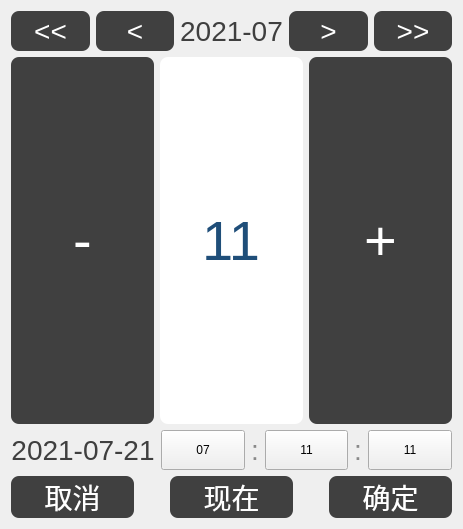
<?xml version="1.0" encoding="UTF-8"?>
<ui version="4.0">
 <class>CalendarWidget</class>
 <widget class="QWidget" name="CalendarWidget">
  <property name="geometry">
   <rect>
    <x>0</x>
    <y>0</y>
    <width>463</width>
    <height>529</height>
   </rect>
  </property>
  <property name="windowTitle">
   <string>Form</string>
  </property>
  <layout class="QVBoxLayout" name="verticalLayout" stretch="0,0,0,0">
   <item>
    <layout class="QHBoxLayout" name="horizontalLayout_3">
     <item>
      <widget class="QPushButton" name="Calendar_btn_YSubtract">
       <property name="sizePolicy">
        <sizepolicy hsizetype="Minimum" vsizetype="Minimum">
         <horstretch>0</horstretch>
         <verstretch>0</verstretch>
        </sizepolicy>
       </property>
       <property name="minimumSize">
        <size>
         <width>0</width>
         <height>35</height>
        </size>
       </property>
       <property name="maximumSize">
        <size>
         <width>16777215</width>
         <height>70</height>
        </size>
       </property>
       <property name="styleSheet">
        <string notr="true">QPushButton
{ 
	background-color:rgb(64,64,64);
	font-size:28px; 
	border-radius:8px;
	color:rgb(255,255,255);
}
QPushButton:pressed
{
	background-color:rgb(31, 78, 121);
	color:rgb(255,255,255);
	font-size:28px;
	border-radius:8px;
	/*border: 2px solid #1B72BF;    */
}
</string>
       </property>
       <property name="text">
        <string notr="true">&lt;&lt;</string>
       </property>
      </widget>
     </item>
     <item>
      <widget class="QPushButton" name="Calendar_btn_MSubtract">
       <property name="sizePolicy">
        <sizepolicy hsizetype="Minimum" vsizetype="Minimum">
         <horstretch>0</horstretch>
         <verstretch>0</verstretch>
        </sizepolicy>
       </property>
       <property name="minimumSize">
        <size>
         <width>0</width>
         <height>35</height>
        </size>
       </property>
       <property name="maximumSize">
        <size>
         <width>16777215</width>
         <height>70</height>
        </size>
       </property>
       <property name="styleSheet">
        <string notr="true">QPushButton
{ 
	background-color:rgb(64,64,64);
	font-size:28px; 
	border-radius:8px;
	color:rgb(255,255,255);
}
QPushButton:pressed
{
	background-color:rgb(31, 78, 121);
	color:rgb(255,255,255);
	font-size:28px;
	border-radius:8px;
	/*border: 2px solid #1B72BF;    */
}
</string>
       </property>
       <property name="text">
        <string notr="true">&lt;</string>
       </property>
      </widget>
     </item>
     <item>
      <widget class="QLabel" name="Calendar_lab_Now">
       <property name="styleSheet">
        <string notr="true">QLabel
{
	color: rgb(63, 63, 63);
	background-color: transparent;
	font-size:28px;
}</string>
       </property>
       <property name="text">
        <string notr="true">2021-07</string>
       </property>
       <property name="alignment">
        <set>Qt::AlignCenter</set>
       </property>
      </widget>
     </item>
     <item>
      <widget class="QPushButton" name="Calendar_btn_MAdd">
       <property name="sizePolicy">
        <sizepolicy hsizetype="Minimum" vsizetype="Minimum">
         <horstretch>0</horstretch>
         <verstretch>0</verstretch>
        </sizepolicy>
       </property>
       <property name="minimumSize">
        <size>
         <width>0</width>
         <height>40</height>
        </size>
       </property>
       <property name="maximumSize">
        <size>
         <width>16777215</width>
         <height>70</height>
        </size>
       </property>
       <property name="styleSheet">
        <string notr="true">QPushButton
{ 
	background-color:rgb(64,64,64);
	font-size:28px; 
	border-radius:8px;
	color:rgb(255,255,255);
}
QPushButton:pressed
{
	background-color:rgb(31, 78, 121);
	color:rgb(255,255,255);
	font-size:28px;
	border-radius:8px;
	/*border: 2px solid #1B72BF;    */
}
</string>
       </property>
       <property name="text">
        <string notr="true">&gt;</string>
       </property>
      </widget>
     </item>
     <item>
      <widget class="QPushButton" name="Calendar_btn_YAdd">
       <property name="sizePolicy">
        <sizepolicy hsizetype="Minimum" vsizetype="Minimum">
         <horstretch>0</horstretch>
         <verstretch>0</verstretch>
        </sizepolicy>
       </property>
       <property name="minimumSize">
        <size>
         <width>0</width>
         <height>35</height>
        </size>
       </property>
       <property name="maximumSize">
        <size>
         <width>16777215</width>
         <height>70</height>
        </size>
       </property>
       <property name="styleSheet">
        <string notr="true">QPushButton
{ 
	background-color:rgb(64,64,64);
	font-size:28px; 
	border-radius:8px;
	color:rgb(255,255,255);
}
QPushButton:pressed
{
	background-color:rgb(31, 78, 121);
	color:rgb(255,255,255);
	font-size:28px;
	border-radius:8px;
	/*border: 2px solid #1B72BF;    */
}
</string>
       </property>
       <property name="text">
        <string notr="true">&gt;&gt;</string>
       </property>
      </widget>
     </item>
    </layout>
   </item>
   <item>
    <layout class="QHBoxLayout" name="Calendar_layout_btn" stretch="1,1,1">
     <item>
      <widget class="QPushButton" name="Calendar_btn_subtract">
       <property name="sizePolicy">
        <sizepolicy hsizetype="Minimum" vsizetype="Minimum">
         <horstretch>0</horstretch>
         <verstretch>0</verstretch>
        </sizepolicy>
       </property>
       <property name="minimumSize">
        <size>
         <width>0</width>
         <height>35</height>
        </size>
       </property>
       <property name="maximumSize">
        <size>
         <width>16777215</width>
         <height>16777215</height>
        </size>
       </property>
       <property name="styleSheet">
        <string notr="true">QPushButton
{ 
	background-color:rgb(64,64,64);
	font-size:56px; 
	border-radius:8px;
	color:rgb(255,255,255);
}
QPushButton:pressed
{
	background-color:rgb(31, 78, 121);
	color:rgb(255,255,255);
	font-size:56px;
	border-radius:8px;
	/*border: 2px solid #1B72BF;    */
}
</string>
       </property>
       <property name="text">
        <string notr="true">-</string>
       </property>
      </widget>
     </item>
     <item>
      <widget class="QLineEdit" name="Calendar_Edit_num">
       <property name="sizePolicy">
        <sizepolicy hsizetype="Expanding" vsizetype="Expanding">
         <horstretch>0</horstretch>
         <verstretch>0</verstretch>
        </sizepolicy>
       </property>
       <property name="maximumSize">
        <size>
         <width>16777215</width>
         <height>16777215</height>
        </size>
       </property>
       <property name="styleSheet">
        <string notr="true">QLineEdit
{
	font-size:56px;
	color:rgb(31, 78, 121);
	background:white;
	border-style:outset;
	border-radius:8px;
}
</string>
       </property>
       <property name="text">
        <string notr="true">11</string>
       </property>
       <property name="alignment">
        <set>Qt::AlignCenter</set>
       </property>
      </widget>
     </item>
     <item>
      <widget class="QPushButton" name="Calendar_btn_add">
       <property name="sizePolicy">
        <sizepolicy hsizetype="Minimum" vsizetype="Minimum">
         <horstretch>0</horstretch>
         <verstretch>0</verstretch>
        </sizepolicy>
       </property>
       <property name="minimumSize">
        <size>
         <width>0</width>
         <height>35</height>
        </size>
       </property>
       <property name="maximumSize">
        <size>
         <width>16777215</width>
         <height>16777215</height>
        </size>
       </property>
       <property name="styleSheet">
        <string notr="true">QPushButton
{ 
	background-color:rgb(64,64,64);
	font-size:56px; 
	border-radius:8px;
	color:rgb(255,255,255);
}
QPushButton:pressed
{
	background-color:rgb(31, 78, 121);
	color:rgb(255,255,255);
	font-size:56px;
	border-radius:8px;
	/*border: 2px solid #1B72BF;    */
}
</string>
       </property>
       <property name="text">
        <string notr="true">+</string>
       </property>
      </widget>
     </item>
    </layout>
   </item>
   <item>
    <layout class="QHBoxLayout" name="horizontalLayout_2">
     <item>
      <widget class="QLabel" name="Calendar_lab_ntime">
       <property name="styleSheet">
        <string notr="true">QLabel
{
	color: rgb(63, 63, 63);
	background-color: transparent;
	font-size:28px;
}</string>
       </property>
       <property name="text">
        <string notr="true">2021-07-21</string>
       </property>
       <property name="alignment">
        <set>Qt::AlignCenter</set>
       </property>
      </widget>
     </item>
     <item>
      <widget class="QPushButton" name="Calendar_btn_Hour">
       <property name="sizePolicy">
        <sizepolicy hsizetype="Minimum" vsizetype="Minimum">
         <horstretch>0</horstretch>
         <verstretch>0</verstretch>
        </sizepolicy>
       </property>
       <property name="minimumSize">
        <size>
         <width>0</width>
         <height>40</height>
        </size>
       </property>
       <property name="maximumSize">
        <size>
         <width>16777215</width>
         <height>70</height>
        </size>
       </property>
       <property name="styleSheet">
        <string notr="true">QPushButton
{ 
	background-color:rgb(255,255,255);
	font-size:28px; 
	border-radius:8px;
	color:rgb(31, 78, 121);
	border: 2px solid #1f4e79;    
}
QPushButton:hover
{
	background-color:rgb(31, 78, 121);
	font-size:28px;
	border-radius:8px;
	color:white;
	border: 0px solid #1f4e79;    
}

QPushButton:checked{
	background-color:rgb(31, 78, 121);
	font-size:28px;
	border-radius:8px;
	color:white;
	border: 0px solid #1f4e79;    
};

</string>
       </property>
       <property name="text">
        <string notr="true">07</string>
       </property>
      </widget>
     </item>
     <item>
      <widget class="QLabel" name="label_17">
       <property name="sizePolicy">
        <sizepolicy hsizetype="Fixed" vsizetype="Preferred">
         <horstretch>0</horstretch>
         <verstretch>0</verstretch>
        </sizepolicy>
       </property>
       <property name="styleSheet">
        <string notr="true">QLabel
{
	color: rgb(137, 137, 137);
	background-color: transparent;
	font-size:28px;
}</string>
       </property>
       <property name="text">
        <string notr="true">:</string>
       </property>
       <property name="alignment">
        <set>Qt::AlignCenter</set>
       </property>
      </widget>
     </item>
     <item>
      <widget class="QPushButton" name="Calendar_btn_Minute">
       <property name="sizePolicy">
        <sizepolicy hsizetype="Minimum" vsizetype="Minimum">
         <horstretch>0</horstretch>
         <verstretch>0</verstretch>
        </sizepolicy>
       </property>
       <property name="minimumSize">
        <size>
         <width>0</width>
         <height>40</height>
        </size>
       </property>
       <property name="maximumSize">
        <size>
         <width>16777215</width>
         <height>70</height>
        </size>
       </property>
       <property name="styleSheet">
        <string notr="true">QPushButton
{ 
	background-color:rgb(255,255,255);
	font-size:28px; 
	border-radius:8px;
	color:rgb(31, 78, 121);
	border: 2px solid #1f4e79;    
}
QPushButton:hover
{
	background-color:rgb(31, 78, 121);
	font-size:28px;
	border-radius:8px;
	color:white;
	border: 0px solid #1f4e79;    
}

QPushButton:checked{
	background-color:rgb(31, 78, 121);
	font-size:28px;
	border-radius:8px;
	color:white;
	border: 0px solid #1f4e79;    
};

</string>
       </property>
       <property name="text">
        <string notr="true">11</string>
       </property>
      </widget>
     </item>
     <item>
      <widget class="QLabel" name="label_18">
       <property name="sizePolicy">
        <sizepolicy hsizetype="Fixed" vsizetype="Minimum">
         <horstretch>0</horstretch>
         <verstretch>0</verstretch>
        </sizepolicy>
       </property>
       <property name="styleSheet">
        <string notr="true">QLabel
{
	color: rgb(137, 137, 137);
	background-color: transparent;
	font-size:28px;
}</string>
       </property>
       <property name="text">
        <string notr="true">:</string>
       </property>
       <property name="alignment">
        <set>Qt::AlignCenter</set>
       </property>
      </widget>
     </item>
     <item>
      <widget class="QPushButton" name="Calendar_btn_Second">
       <property name="sizePolicy">
        <sizepolicy hsizetype="Minimum" vsizetype="Minimum">
         <horstretch>0</horstretch>
         <verstretch>0</verstretch>
        </sizepolicy>
       </property>
       <property name="minimumSize">
        <size>
         <width>0</width>
         <height>40</height>
        </size>
       </property>
       <property name="maximumSize">
        <size>
         <width>16777215</width>
         <height>70</height>
        </size>
       </property>
       <property name="styleSheet">
        <string notr="true">QPushButton
{ 
	background-color:rgb(255,255,255);
	font-size:28px; 
	border-radius:8px;
	color:rgb(31, 78, 121);
	border: 2px solid #1f4e79;    
}
QPushButton:hover
{
	background-color:rgb(31, 78, 121);
	font-size:28px;
	border-radius:8px;
	color:white;
	border: 0px solid #1f4e79;    
}

QPushButton:checked{
	background-color:rgb(31, 78, 121);
	font-size:28px;
	border-radius:8px;
	color:white;
	border: 0px solid #1f4e79;    
};

</string>
       </property>
       <property name="text">
        <string notr="true">11</string>
       </property>
      </widget>
     </item>
    </layout>
   </item>
   <item>
    <layout class="QHBoxLayout" name="horizontalLayout" stretch="1,0,1,0,1">
     <item>
      <widget class="QPushButton" name="Calendar_btn_Cancel">
       <property name="sizePolicy">
        <sizepolicy hsizetype="Minimum" vsizetype="Minimum">
         <horstretch>0</horstretch>
         <verstretch>0</verstretch>
        </sizepolicy>
       </property>
       <property name="minimumSize">
        <size>
         <width>0</width>
         <height>40</height>
        </size>
       </property>
       <property name="maximumSize">
        <size>
         <width>16777215</width>
         <height>70</height>
        </size>
       </property>
       <property name="styleSheet">
        <string notr="true">QPushButton
{ 
	background-color:rgb(64,64,64);
	font-size:28px; 
	border-radius:8px;
	color:rgb(255,255,255);
}
QPushButton:pressed
{
	background-color:rgb(31, 78, 121);
	color:rgb(255,255,255);
	font-size:28px;
	border-radius:8px;
	/*border: 2px solid #1B72BF;    */
}
</string>
       </property>
       <property name="text">
        <string>取消</string>
       </property>
      </widget>
     </item>
     <item>
      <spacer name="horizontalSpacer">
       <property name="orientation">
        <enum>Qt::Horizontal</enum>
       </property>
       <property name="sizeHint" stdset="0">
        <size>
         <width>30</width>
         <height>20</height>
        </size>
       </property>
      </spacer>
     </item>
     <item>
      <widget class="QPushButton" name="Calendar_btn_Now">
       <property name="sizePolicy">
        <sizepolicy hsizetype="Minimum" vsizetype="Minimum">
         <horstretch>0</horstretch>
         <verstretch>0</verstretch>
        </sizepolicy>
       </property>
       <property name="minimumSize">
        <size>
         <width>0</width>
         <height>40</height>
        </size>
       </property>
       <property name="maximumSize">
        <size>
         <width>16777215</width>
         <height>70</height>
        </size>
       </property>
       <property name="styleSheet">
        <string notr="true">QPushButton
{ 
	background-color:rgb(64,64,64);
	font-size:28px; 
	border-radius:8px;
	color:rgb(255,255,255);
}
QPushButton:pressed
{
	background-color:rgb(31, 78, 121);
	color:rgb(255,255,255);
	font-size:28px;
	border-radius:8px;
	/*border: 2px solid #1B72BF;    */
}
</string>
       </property>
       <property name="text">
        <string>现在</string>
       </property>
      </widget>
     </item>
     <item>
      <spacer name="horizontalSpacer_2">
       <property name="orientation">
        <enum>Qt::Horizontal</enum>
       </property>
       <property name="sizeHint" stdset="0">
        <size>
         <width>30</width>
         <height>20</height>
        </size>
       </property>
      </spacer>
     </item>
     <item>
      <widget class="QPushButton" name="Calendar_btn_Ok">
       <property name="sizePolicy">
        <sizepolicy hsizetype="Minimum" vsizetype="Minimum">
         <horstretch>0</horstretch>
         <verstretch>0</verstretch>
        </sizepolicy>
       </property>
       <property name="minimumSize">
        <size>
         <width>0</width>
         <height>40</height>
        </size>
       </property>
       <property name="maximumSize">
        <size>
         <width>16777215</width>
         <height>70</height>
        </size>
       </property>
       <property name="styleSheet">
        <string notr="true">QPushButton
{ 
	background-color:rgb(64,64,64);
	font-size:28px; 
	border-radius:8px;
	color:rgb(255,255,255);
}
QPushButton:pressed
{
	background-color:rgb(31, 78, 121);
	color:rgb(255,255,255);
	font-size:28px;
	border-radius:8px;
	/*border: 2px solid #1B72BF;    */
}
</string>
       </property>
       <property name="text">
        <string>确定</string>
       </property>
      </widget>
     </item>
    </layout>
   </item>
  </layout>
 </widget>
 <resources/>
 <connections/>
</ui>
